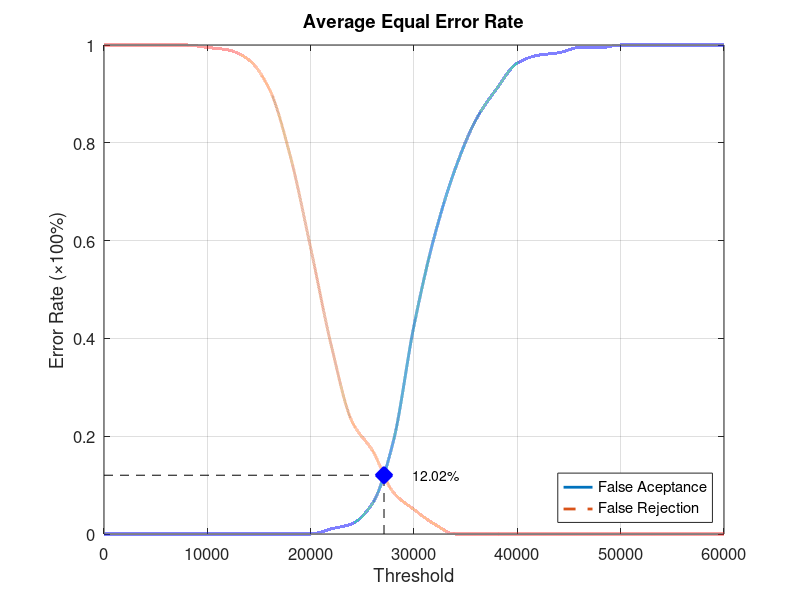
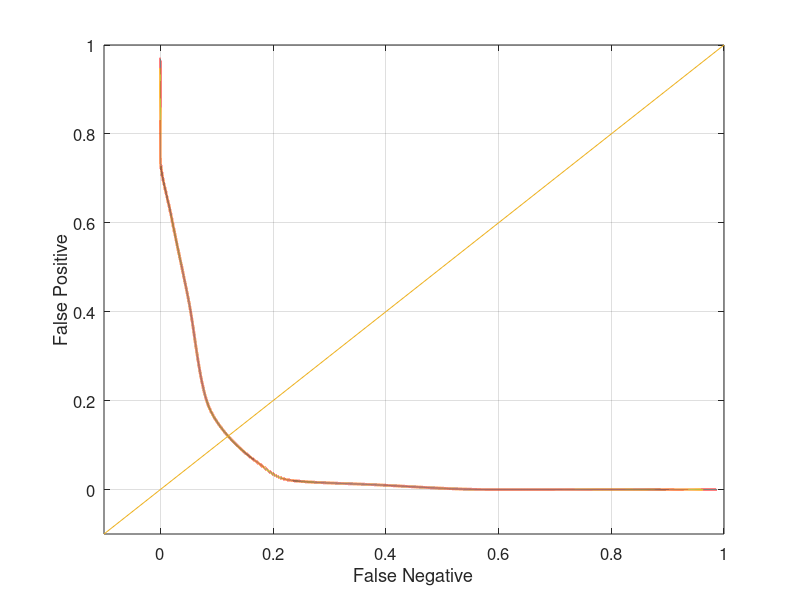

Write the MATLAB code that produced these figures, in order.
function yEER = Database2_3
close all;
clear;
clc;
x = 0:2000:60000;
xq = 0:0.5:60000;

y0 = [0 0 0 0 0 0 0 0 0 0 0 0.0105263 0.0210526 0.0631579 0.189474 0.426316 0.610526 0.747368 0.847368 0.910526 0.963158 0.978947 0.984211 0.994737 0.994737 1 1 1 1 1 1];
yy0 = interp1(x, y0, xq, 'pchip');
y1 = [1 1 1 1 1 0.995 0.99 0.97 0.91 0.775 0.585 0.385 0.23 0.17 0.085 0.05 0.02 0 0 0 0 0 0 0 0 0 0 0 0 0 0];
yy1 = interp1(x, y1, xq, 'pchip');

% Calculating EER: 
y2 = abs(y0 - y1);
find(y2 == min(y2))
yy2 = abs(yy0 - yy1);
xEER = find(yy2 == min(yy2));
xEERIndex = xq(xEER) % X-axis EER
yEER = yy0(xEER) % Y-axis EER

main = figure
plot(xq, yy0,'-','LineWidth', 2);	hold on
plot(xq, yy1,'--','LineWidth', 2);	hold on
plot([xEERIndex xEERIndex], [0 yEER], 'k--');	hold on
plot([0 xEERIndex], [yEER yEER], 'k--');	hold on
plot(xEERIndex, yEER, 'bx', 'LineWidth', 10);	hold on
text(xEERIndex + 10 * xEERIndex / 100, yEER, [num2str(round((10000 * yEER)) / 100) '%'])
legend('False Aceptance', 'False Rejection', 'Location', 'SouthEast')
xlabel('Threshold')
ylabel('Error Rate (\times100%)')
title('Average Equal Error Rate')
set(gca, 'FontSize', 12)
axis([0 60000 0 1])
grid on

print(main, 'Database2_3Main', '-dpng');
FNRxFPR = figure('Color', [1 1 1]);
plot(yy1, yy0, '-', yy1, yy0, 'LineWidth', 2);
hold on
y = -0.1:0.1:1
plot(y, y); 
set(gca, 'FontSize', 12)
xlabel('False Negative')
ylabel('False Positive')
axis([-0.1 1 -0.1 1])
set(gca, 'FontSize', 12)
grid on

print(FNRxFPR, 'Database2_3FNRxFPR','-dpng');
end
